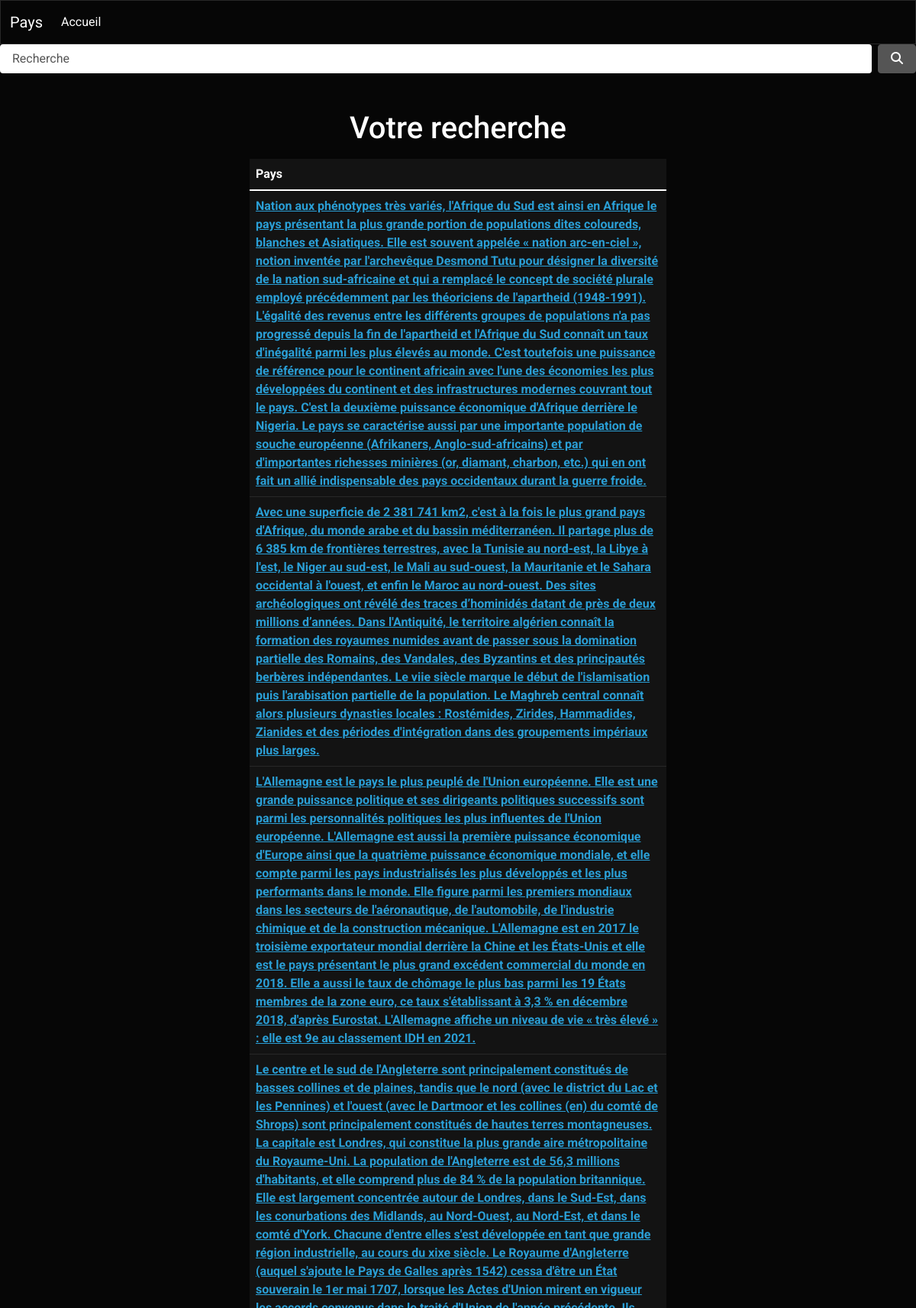
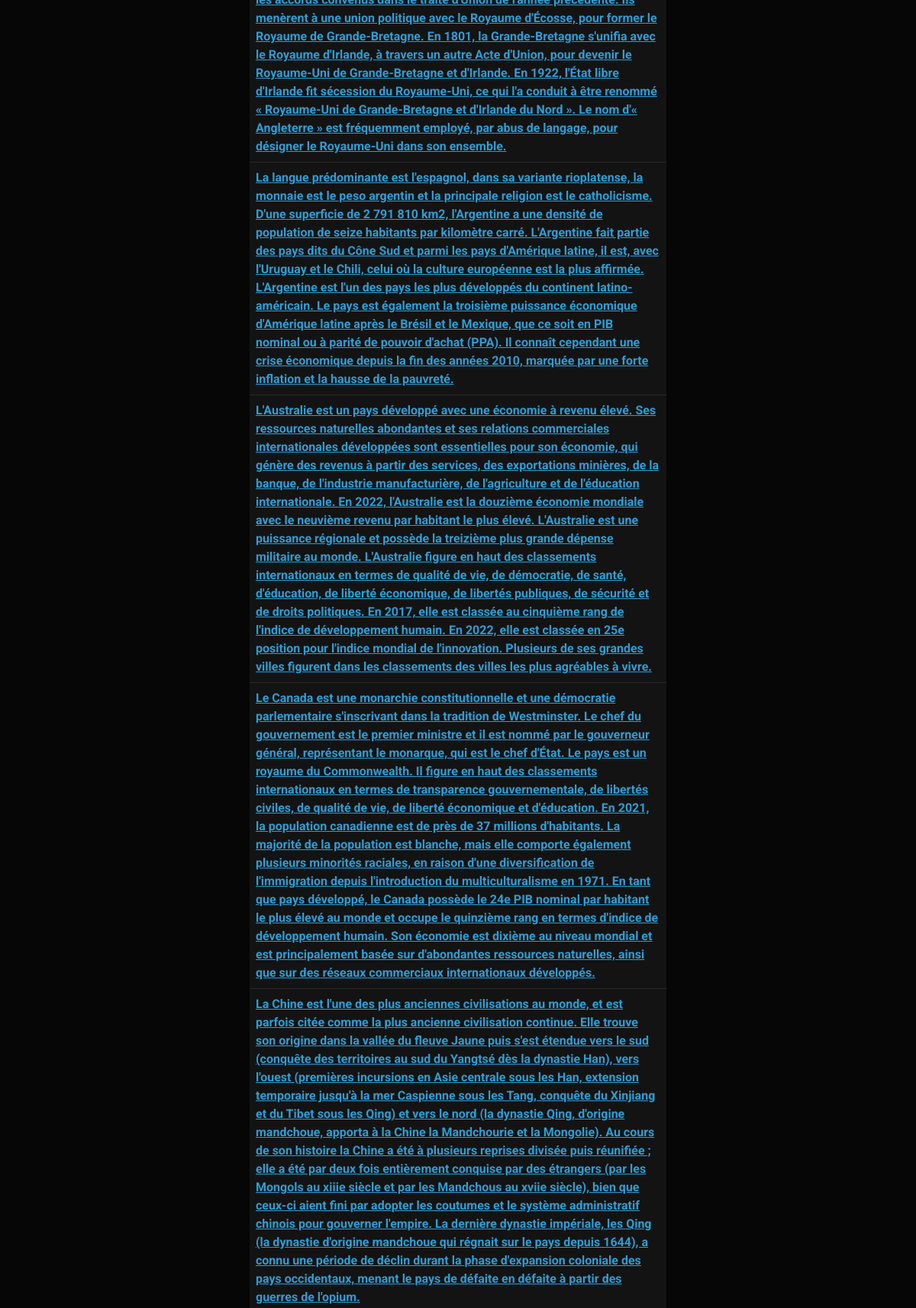
Page /recherche.php (upper part) on the committed database (2 pictures, top to bottom).
### tables this page shows
CREATE TABLE IF NOT EXISTS `voyages` (
  `name` varchar(255) NOT NULL,
  `description` text NOT NULL,
  `id` int(11) NOT NULL AUTO_INCREMENT,
  `capitalcity` varchar(255) NOT NULL,
  `continent` varchar(255) NOT NULL,
  `population` varchar(255) NOT NULL,
  PRIMARY KEY (`id`)
);

### recherche.php (the view, shortened to what this page needs)
<?php
require_once('data/dbh.php');
$search =  htmlspecialchars($_GET['search']) . "%";
$query = $conn->prepare("SELECT name, description FROM `voyages` WHERE `name` LIKE :search LIMIT 0,25;");
$query->execute([':search' => $search]);
$result = $query->fetchAll(PDO::FETCH_ASSOC);
include 'header.php';
?>
<main class="container mt-5">
    <section class="row">
        <div class="col-md-6 m-auto">
            <h3 class="text-center mb-3">Votre recherche</h3>
            <table class="table table-hover">
                <thead>
                    <tr>
                        <th scope="col">Pays</th>
                    </tr>
                </thead>
                <tbody>
                    <?php
                        foreach ($result as $pays) {
                                 echo "<tr>
                                        <th scope='row'><a href='element.php?search=" . $pays['name'] . "'>" . $pays['description'] . "</a></th>
                                 </tr>";
                        }
                    ?>
                </tbody>
        </div>
    </section>
</main>
</body>
</html>

### rows in the picture
voyages: description "Nation aux phénotypes très variés, l'Afrique du Sud est ainsi en Afrique le pays présentant la plus grande portion de populations dites coloureds, blanches et Asiatiques. Elle est souvent appelée « nation arc-en-ciel », notion inventée par l'archevêque Desmond Tutu pour désigner la diversité de la nation sud-africaine et qui a remplacé le concept de société plurale employé précédemment par les théoriciens de l'apartheid (1948-1991). L'égalité des revenus entre les différents groupes de populations n'a pas progressé depuis la fin de l'apartheid et l'Afrique du Sud connaît un taux d'inégalité parmi les plus élevés au monde. C'est toutefois une puissance de référence pour le continent africain…"
voyages: description "Avec une superficie de 2 381 741 km2, c'est à la fois le plus grand pays d'Afrique, du monde arabe et du bassin méditerranéen. Il partage plus de 6 385 km de frontières terrestres, avec la Tunisie au nord-est, la Libye à l'est, le Niger au sud-est, le Mali au sud-ouest, la Mauritanie et le Sahara occidental à l'ouest, et enfin le Maroc au nord-ouest. Des sites archéologiques ont révélé des traces d’hominidés datant de près de deux millions d’années. Dans l'Antiquité, le territoire algérien connaît la formation des royaumes numides avant de passer sous la domination partielle des Romains, des Vandales, des Byzantins et des principautés berbères indépendantes. Le viie siècle marque le début…"
voyages: description "L'Allemagne est le pays le plus peuplé de l'Union européenne. Elle est une grande puissance politique et ses dirigeants politiques successifs sont parmi les personnalités politiques les plus influentes de l'Union européenne. L'Allemagne est aussi la première puissance économique d'Europe ainsi que la quatrième puissance économique mondiale, et elle compte parmi les pays industrialisés les plus développés et les plus performants dans le monde. Elle figure parmi les premiers mondiaux dans les secteurs de l'aéronautique, de l'automobile, de l'industrie chimique et de la construction mécanique. L'Allemagne est en 2017 le troisième exportateur mondial derrière la Chine et les États-Unis et elle…"
voyages: description "Le centre et le sud de l'Angleterre sont principalement constitués de basses collines et de plaines, tandis que le nord (avec le district du Lac et les Pennines) et l'ouest (avec le Dartmoor et les collines (en) du comté de Shrops) sont principalement constitués de hautes terres montagneuses. La capitale est Londres, qui constitue la plus grande aire métropolitaine du Royaume-Uni. La population de l'Angleterre est de 56,3 millions d'habitants, et elle comprend plus de 84 % de la population britannique. Elle est largement concentrée autour de Londres, dans le Sud-Est, dans les conurbations des Midlands, au Nord-Ouest, au Nord-Est, et dans le comté d'York. Chacune d'entre elles s'est…"
voyages: description "La langue prédominante est l'espagnol, dans sa variante rioplatense, la monnaie est le peso argentin et la principale religion est le catholicisme. D'une superficie de 2 791 810 km2, l'Argentine a une densité de population de seize habitants par kilomètre carré. L'Argentine fait partie des pays dits du Cône Sud et parmi les pays d'Amérique latine, il est, avec l'Uruguay et le Chili, celui où la culture européenne est la plus affirmée. L'Argentine est l'un des pays les plus développés du continent latino-américain. Le pays est également la troisième puissance économique d'Amérique latine après le Brésil et le Mexique, que ce soit en PIB nominal ou à parité de pouvoir d'achat (PPA). Il…"
voyages: description "L'Australie est un pays développé avec une économie à revenu élevé. Ses ressources naturelles abondantes et ses relations commerciales internationales développées sont essentielles pour son économie, qui génère des revenus à partir des services, des exportations minières, de la banque, de l'industrie manufacturière, de l'agriculture et de l'éducation internationale. En 2022, l'Australie est la douzième économie mondiale avec le neuvième revenu par habitant le plus élevé. L'Australie est une puissance régionale et possède la treizième plus grande dépense militaire au monde. L'Australie figure en haut des classements internationaux en termes de qualité de vie, de démocratie, de santé,…"
voyages: description "Le Canada est une monarchie constitutionnelle et une démocratie parlementaire s'inscrivant dans la tradition de Westminster. Le chef du gouvernement est le premier ministre et il est nommé par le gouverneur général, représentant le monarque, qui est le chef d'État. Le pays est un royaume du Commonwealth. Il figure en haut des classements internationaux en termes de transparence gouvernementale, de libertés civiles, de qualité de vie, de liberté économique et d'éducation. En 2021, la population canadienne est de près de 37 millions d'habitants. La majorité de la population est blanche, mais elle comporte également plusieurs minorités raciales, en raison d'une diversification de l'immigration…"
voyages: description "La Chine est l'une des plus anciennes civilisations au monde, et est parfois citée comme la plus ancienne civilisation continue. Elle trouve son origine dans la vallée du fleuve Jaune puis s'est étendue vers le sud (conquête des territoires au sud du Yangtsé dès la dynastie Han), vers l'ouest (premières incursions en Asie centrale sous les Han, extension temporaire jusqu'à la mer Caspienne sous les Tang, conquête du Xinjiang et du Tibet sous les Qing) et vers le nord (la dynastie Qing, d'origine mandchoue, apporta à la Chine la Mandchourie et la Mongolie). Au cours de son histoire la Chine a été à plusieurs reprises divisée puis réunifiée ; elle a été par deux fois entièrement conquise par…"
